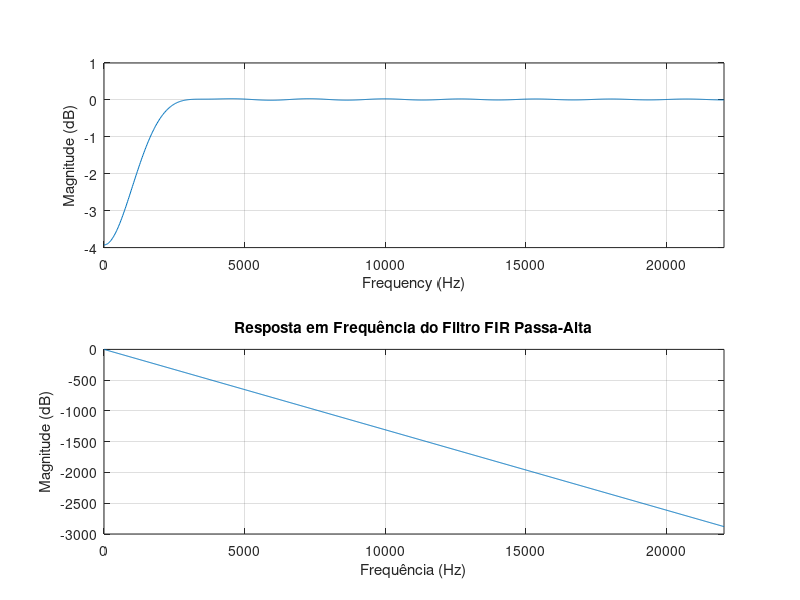
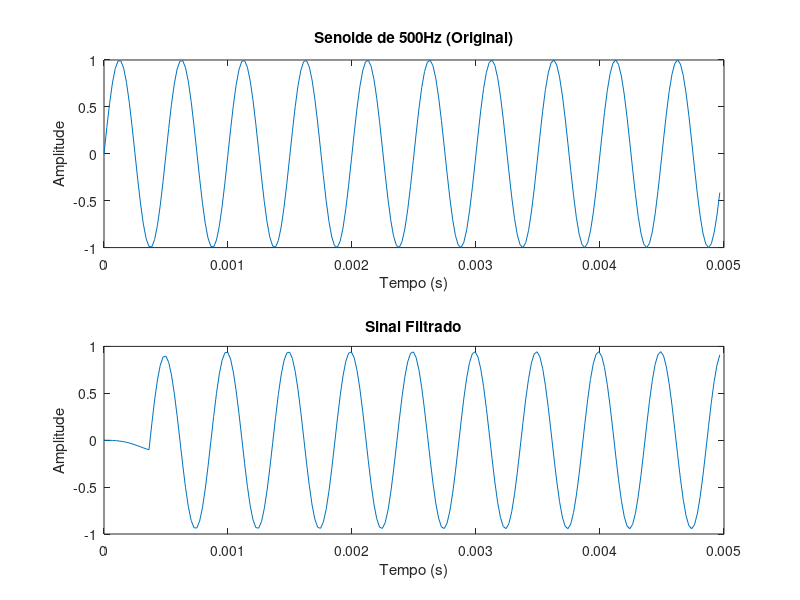

Reproduce these figures in MATLAB, in order.
% Limpa o workspace e a janela de gráficos
clear;
clf;

% Parâmetros do filtro
ordem = 32;
frequenciaCorte = 500;
frequenciaAmostragem = 44.1e3; % Freq. de amostragem (altere conforme necessário)

% Projeta o filtro FIR passa-alta
filtro = fir1(ordem, frequenciaCorte / (frequenciaAmostragem / 2), 'high');

% Plota a resposta em frequência do filtro
freqz(filtro, 1, 1024, frequenciaAmostragem);

% Configurações do gráfico
title('Resposta em Frequência do Filtro FIR Passa-Alta');
xlabel('Frequência (Hz)');
ylabel('Magnitude (dB)');

% Export filter coefficients to a text file
filename = 'filter_coefficients.txt';
dlmwrite(filename, filtro, 'precision', '%.10f', 'delimiter', '\n');

% Cria a senoide de 500Hz
duracao = 0.005; % Duração em segundos
t = 0:1/frequenciaAmostragem:duracao-1/frequenciaAmostragem; % Vetor de tempo
frequenciaSenoide = 2000; % Frequência da senoide em Hz
senoide = sin(2*pi*frequenciaSenoide*t);

% Aplica o filtro à senoide
sinalFiltrado = filter(filtro, 1, senoide);

% Plota a senoide original e o sinal filtrado
figure;
subplot(2,1,1);
plot(t, senoide);
title('Senoide de 500Hz (Original)');
xlabel('Tempo (s)');
ylabel('Amplitude');

subplot(2,1,2);
plot(t, sinalFiltrado);
title('Sinal Filtrado');
xlabel('Tempo (s)');
ylabel('Amplitude');
